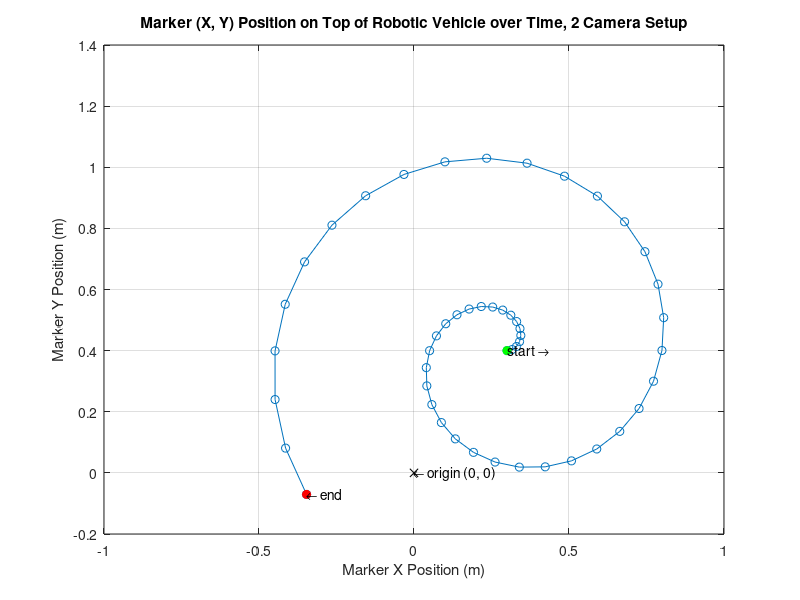

Write the MATLAB code that produced this figure.
% Created by: Anthony Le
% Last updated: 01.29.2018

% KIN 523: Homework 2 - Motion Capture
% Due: 01.30.2018
% Extensive explanation of code for the professor...
%% Problem 2
close all;
clear;

% load data as individual col vectors
% (i.e. frame, u1, u2, v2, all 49 by 1 vectors)
load('marker.mat');

% from Problem 1; L constants for Camera 1
load('L1.mat'); % col vectors of L constants L_1-L_11

% problem 2a
t = 0; % 1st frame
time = []; % empty vector
time = cat(1, time, t); % add time 0 to vector

% for loop to fill time vector
% iterate from frame 2 thru 49
% add 0.0333s iteratively since fps was 30 frame/s
for t_stp = 2:49
    t = t + 0.0333;
    time = cat(1, time, t);
end

% extract individual L constants from col vector above
% index of L is representated as L(row, col)
% (e.g. L(1, 1) means the value in the 1st row, 1st (only) col of L)
L1_1 = L1(1, 1);
L1_2 = L1(2, 1);
L1_3 = L1(3, 1);
L1_4 = L1(4, 1);
L1_5 = L1(5, 1);
L1_6 = L1(6, 1);
L1_7 = L1(7, 1);
L1_8 = L1(8, 1);
L1_9 = L1(9, 1);
L1_10 = L1(10, 1);
L1_11 = L1(11, 1);

% L constants for Camera 2; provided in hw2 handout
L2_1 = -551.0;
L2_2 = -160.5;
L2_3 = -89.7;
L2_4 = 689.9;
L2_5 = 0;
L2_6 = 0;
L2_7 = 0;
L2_8 = 0;
L2_9 = -0.381;
L2_10 = 0.381;
L2_11 = -0.175;

% Z position from hw2 handout
Z = 0.15; % in m

% problem 2b
% constants provided in hw2 handout
u_0 = 512; % in px
v_0 = 512; % in px
L2_12 = -4.0 * 10^-7; % in px^-2

% repmat function repeats copies of array
% (i.e. each constant is repeated 49 times)
% individual constants become col vectors, 49 rows, 1 col
u_0 = repmat(u_0, 49, 1); % create col vector of u_0 value repeated
v_0 = repmat(v_0, 49, 1); % create col vector of v_0 value repeated
% L_12 = repmat(L_12, 49, 1);

% eq. 3 from hw2 handout
% sqrt function signifies square root
% dot operator signifies element-wise operation
% carrot operator signifies power
% together, element-wise power
r_u2 = sqrt((u2 - u_0).^2 + (v2 - v_0).^2);

% horizontal lens distortion function for Camera 2, eq. 2 from hw2 handout
% dot operator signifies element-wise operation
% asterisk operator signifies multiplication
% together, element-wise multiplication
delta_u2 = ((u2 - u_0) .* r_u2.^2) * L2_12;

% problem 2c
A = zeros(2, 2, 49); % alocate memory for 3D matrix, 2 rows, 2 cols, 49 times
% imagine 2 by 3 matrices stacked in 3rd dim
% result in a stack of 49 2 by 2 matrices

% for loop to fill values into A matrix
% iterate in 3rd dim of A matrix (i.e. iterate thru matrices, see above)
% iterate in 1st dim of col vectors, u1, u2, delta_u2 (i.e. iterate row indices)
for i = 1:49
    A(1, 1, i) = (u1(i, 1) * L1_9) - L1_1;
    A(2, 1, i) = ((u2(i, 1) - delta_u2(i, 1)) * L2_9) - L2_1;
    A(1, 2, i) = (u1(i, 1) * L1_10) - L1_2;
    A(2, 2, i) = ((u2(i, 1) - delta_u2(i, 1)) * L2_10) - L2_2;
%     A(1, 3, i) = (u1(i, 1) * L1_11) - L1_3;
%     A(2, 3, i) = ((u2(i, 1) - delta_u2(i, 1)) * L2_11) - L2_3;
end

B = zeros(2, 1, 49); % allocate memory for 3D matrix, 2 rows, 1 col, 49 times
% imagine 2 by 1 col vectors stacked in 3rd dim
% result in a stack of 49 2 by 1 col vectors

% for loop to fill values into B matrix
% iterate in 3rd dim of B matrix (i.e. iterate thru matrices, see above)
% iterate in 1st dim of col vectors, u1, u2, and delta_u (i.e. iterate row indices)
for j = 1:49
    B(1, 1, j) = (L1_4 - u1(j, 1)) - ((u1(j, 1) * L1_11) - L1_3) * Z;
    B(2, 1, j) = (L2_4 - (u2(j, 1) - delta_u2(j, 1))) - (((u2(j, 1) - delta_u2(j, 1)) * L2_11) - L2_3) * Z;
end

XY = []; % empty matrix

% for loop to fill values into XYZ matrix
% 1st colon operator in A and B signifies the entire index range of rows
% (i.e. 1-2 rows for A and B)
% 2nd colon operator in A and B signifies the entire index range of cols
% (i.e. 1-2 and 1-1 cols for A and B, respectively)
% iterate in 3rd dim of A and B matrices
% cat function signifies concatenate value along specified dim
for k = 1:49
    xy = A(:, :, k) \ B(:, :, k); % col vector of x, y values
    XY = cat(2, XY, xy); % concatenate col vectors in 2nd dim
end
% XY matrix results in 2 by 49 matrix, 49 col vectors of x, y values

XY = transpose(XY); % transpose XY matrix for plotting along 1st dim below
% XY matrix becomes a 49 by 2 matrix; X, Y col vectors

% problem 2d
table_2d = [frame, time, delta_u2, XY, repmat(Z, 49, 1)];

% problem 2e
% plot (X, Y) position of markers
plot(XY(:, 1), XY(:, 2), '-o');
grid on;
hold on;
plot(XY(1, 1), XY(1, 2), 'o', 'MarkerFaceColor', 'g', 'MarkerEdgeColor', 'g');
plot(XY(49, 1), XY(49, 2), 'o', 'MarkerFaceColor', 'r', 'MarkerEdgeColor', 'r');
plot(0, 0, 'xk');
text(0, 0, '\leftarrow origin (0, 0)');
text(XY(1, 1), XY(1, 2), 'start \rightarrow');
text(XY(49, 1), XY(49, 2), '\leftarrow end');
title('Marker (X, Y) Position on Top of Robotic Vehicle over Time, 2 Camera Setup');
xlabel('Marker X Position (m)');
ylabel('Marker Y Position (m)');
